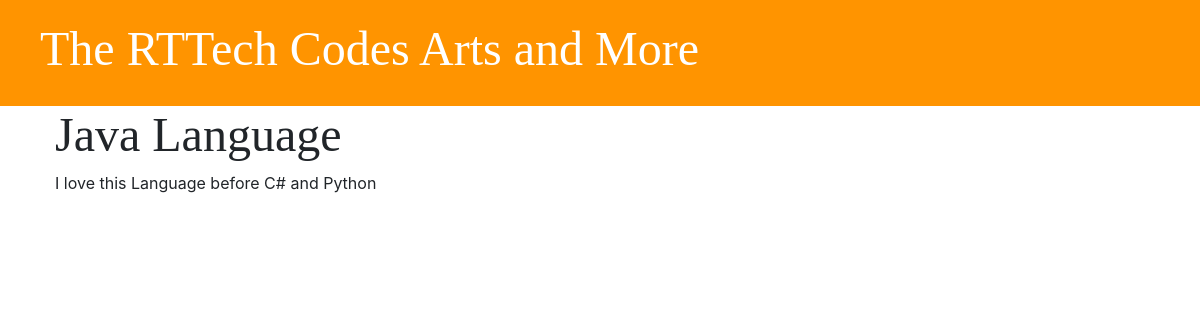
Page /post/2/ on the earlier database version.
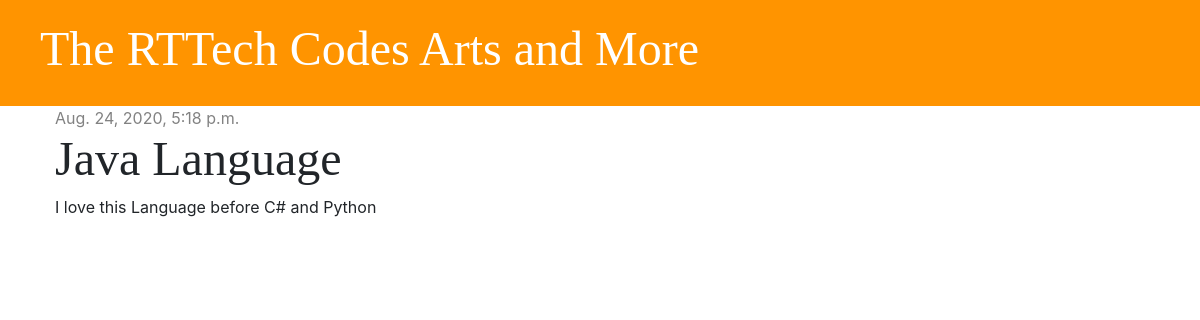
Same page on the later database version.
### blog/models.py (models this page shows, shortened)
class Post(models.Model):
    author = models.ForeignKey("auth.User", on_delete= models.CASCADE)
    title = models.CharField(max_length=200)
    text = models.TextField(null=True)
    created_date = models.DateTimeField(default=timezone.now)
    published_date = models.DateTimeField(blank=True, null=True)

### blog/views.py (the view)
# urls.py: path('post/<int:pk>/', views.post_detail, name='post_detail'),
def post_detail(request, pk):
    post = get_object_or_404(Post, pk=pk)
    stuff_for_frontend = {'post': post}
    return render(request, 'blog/post_detail.html', stuff_for_frontend)

### blog/templates/blog/post_detail.html (shortened to what this page needs)
{% extends 'blog/base.html' %}
{% block content %}
    <div class="post">
        {% if post.published_date %}
            <div class="date">
                {{ post.published_date }}
            </div>
        {% endif %}
        <h1>{{ post.title }}</h1>
        <p>{{ post.text|linebreaksbr }}</p>
    </div>
{% endblock %}

### blog/templates/blog/base.html (shortened to what this page needs)
<!DOCTYPE html>
<html lang="en">
{% load static %}
<head>
    <link rel="stylesheet" href="https://stackpath.bootstrapcdn.com/bootstrap/4.1.3/css/bootstrap.min.css">
    <link rel="stylesheet" href="{% static 'css/blog.css' %}">
    <link rel="stylesheet" href="https://use.fontawesome.com/releases/v5.2.0/css/all.css">
</head>
<body>
<div class="page-header">
    <h1><a href="{% url "post_list" %}">The RTTech Codes Arts and More</a></h1>
</div>
<div class="content container">
    <div class="row">
        <div class="col-md-8">
            {% block content %}
            {% endblock %}
        </div>
    </div>
</div>
</body>
</html>

### blog/static/css/blog.css (style rules this page uses)
.page-header { background-color: #ff9400; margin-top: 0; padding: 20px 20px 20px 40px; }
.page-header h1, .page-header h1 a { color: #ffffff; font-size: 36pt; text-decoration: none; }
.content { margin-left: 40px; }
h1, h2, h3, h4 { font-family: 'Tangerine', 'Inconsolata', 'Droid Sans', serif; font-size: 48px; }
.date { color: #828282; }
.post { margin-bottom: 70px; }

Differences in the rows shown:
changed Post "Java Language": published_date (not shown) → "Aug. 24, 2020, 5:18 p.m."
